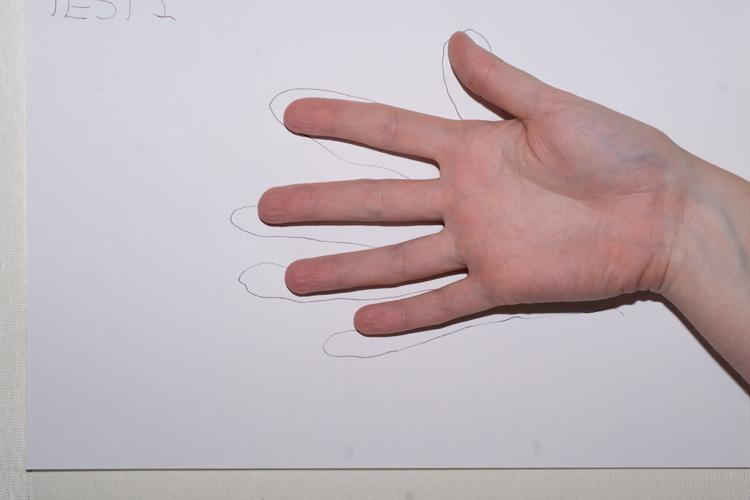
#> input picture data/dataset_hands/test001.jpg, 750 x 500 px
$ jupyter execute --allow-errors segmentation_exercise_3.ipynb   (shell and % lines are left out)
#> lines starting #> are read from the running program, lines starting #| are printed output that depends on the picture; after the words box and inside, x2 and y2 are one past the last pixel; in counts of white or black regions, pixels touching at a corner belong together
# 3. Atlases and active shapes

## 3.1. Atlas-based segmentation

For this question we will use the ground-truth segmentations of different subjects as different atlases to do brain/not brain segmentation. Load the labels for subjects 1 to 5 as `labels1` to `labels5` with `create_labels`, which is almost the same as `create_dataset` but here we do not need the features. Subjects 1 to 4 will be training data and subject 5 will be test data. For the exercise we will assume the images are registered to each other, but in practice, you would have to perform registration first. Let's combine the labels and view how the true mask compares to the predicted mask:

```python
# Combine labels of training images:
predicted_labels = stats.mode(all_labels_matrix[:,:4], axis=1)[0]

# Convert combined label into mask image:
predicted_mask = predicted_labels.reshape(240,240)

# Convert true label into mask image:
true_mask = all_labels_matrix[:,4].reshape(240,240)

# View both masks on the same axis using imshow()
```

This functionality has also been implemented for you in the function `segmentation_combined_atlas()` in `# SECTION 3` of the `segmentation.py` module, look at the documentation to familiarize yourself with the syntax (i.e. what inputs and outputs are there).

### EXERCISE:

Complete the function `segmentation_combined_atlas_test()` using the code above, and test the functionality of atlas-based segmentation. Calculate the error and the Dice overlap of your predicted mask and add them to the plot. Your result might look like this:

[cell 1]
import sys
sys.path.append("../code")
#> (the rest of this cell did not finish here and is left out)

### (A)
### QUESTION:
Use `segmentation_combined_atlas()` to segment other subjects. Are the results similar for all subjects, or are some subjects better than others? Why?

### ANSWER:
Different, every brain is different

### (B)
### EXERCISE:
Inspect the documentation of `min` and `max`. Add two `elseif` statements in the code (between `if` and `else`, for combining the labels with these functions. Test your additions with the function `segmentation_combined_atlas_minmax_test()` in `# SECTION 3` of the `segmentation_tests.py` module.

[cell 2]
import sys
sys.path.append("../code")
#> (the rest of this cell did not finish here and is left out)

### QUESTION:
How can you describe what these options are doing in terms of how many atlases predict each class? What can you say about the size of the predicted segmentation, relative to the size of the true segmentation for each of these options?

### ANSWER:
No Idea

### (C)
### EXERCISE:
Note that the code for options you described above will only work for binary labels. As an example to demonstrate this, try combining the labels `[0, 1, 2, 3]`, `[0, 1, 3, 1]` and `[3, 3, 1, 0]` by hand. (Here the numbers 0, 1, 2, 3 correspond to four different classes, for example tissue types).

### ANSWER:
combining labels `[0, 1, 2, 3]`, `[0, 1, 3, 1]` and `[3, 3, 1, 0]` will result in:

combining method = min:

found labels = `[0, 0, 0]`

combining method = max:

found labels = `[3, 3, 3]`

## 3.2. Combining $k$-NN classifiers

In this question we combine $k$-NN classifiers trained on different subjects. This functionality is also already implemented for you in the function `segmentation_combined_knn()` in `# SECTION 3` of the `segmentation.py` module,

### (A)
### QUESTION:
What would you expect from the results of this combined method, compared to training $k$-NN on only one subject? Test your hypothesis on one of the subjects. (You can use `segmentation_knn()` to do this, note that this function has an extra input, since you need to specify which training subject you want to use)

### ANSWER:
The kNN will have a better grasp on the actual answer in comparison to NN, because the answers of multiple labels will be combined.

### (B)
### QUESTION:
What could you do if you wanted to combine more than four classifiers (giving different decisions) here, but you could only use a 5-NN classifier?

### ANSWER:
First make an kNN classifier to partly answer the question, and input the answers in the 5-NN classifier

## 3.3. Active shape models

### (A)
### EXERCISE:
Load `coordinates.txt` which contains coordinates of 40 hand shapes, each represented by 56 points. Dimensions 1 to 56 store the $x$-coordinate and dimensions 57 to 112 store the $y$-coordinate. Plot a few shapes to examine the variation. What do you think the mean shape will look like? Compute it to verify your guess.

[cell 3]
import sys
sys.path.append("../code")
import matplotlib.pyplot as plt
import numpy as np
#> (the rest of this cell did not finish here and is left out)

### (B)
### EXERCISE:
Apply `mypca` on the coordinates data. How many dimensions are needed to describe 98% of the variance? Store only the vectors corresponding to these dimensions in `U`.

[cell 4]
import sys
sys.path.append("../code")
#> (the rest of this cell did not finish here and is left out)

### (C)
### EXERCISE (DO IN BZ):
Create a loop to go through the dimensions left in `U` and compute a variation that this dimension produces. For the weight, you might want to use the corresponding eigenvalue multiplied by a small scaling factor, like 5. What are the main variations that you notice?

### (D)
### EXERCISE:
Load the image `test001.jpg` and view it in grayscale. If you were to plot the hand template on top of this image, what do you expect to happen? Verify your hypothesis.

### ANSWER:
You would get an outline of the hand

[cell 5]
import sys
sys.path.append("../code")
import matplotlib.pyplot as plt
import numpy as np
from PIL import Image

fn1 = '../data/dataset_hands/test001.jpg'
img_hand =  plt.imread(fn1)
#> img_hand is the input picture: shape (500, 750, 3); mean R, G, B 191.3, 178.9, 184.3
image = Image.open(fn1).convert("L")
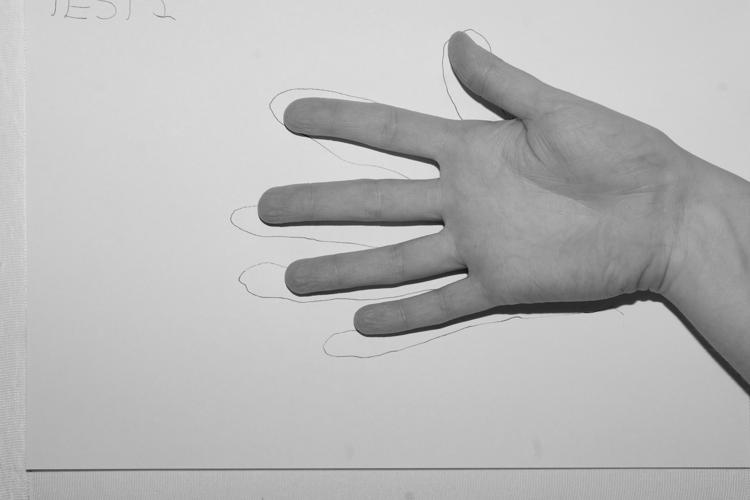
#> image: PIL image 750x500 L; min 13, max 237, mean 183.3
arr = np.asarray(image)
plt.imshow(arr, cmap='gray', vmin=0, vmax=255)
plt.show()


fn = '../data/dataset_hands/coordinates.txt'
#> (the rest of this cell did not finish here and is left out)

### (E)
### EXERCISE:
Transform your mean hand shape into a 2x56 dataset with `initialpos = [[meanhand[0,0:56]], [meanhand[0,57:112]]]`. Think about the registration exercises you did before. Define a transformation matrix (you can try out yourself what numbers are needed) and use it to plot the hand template close to the hand in the image.

[cell 6]
import sys
sys.path.append("../code")
import matplotlib.pyplot as plt
import numpy as np
from PIL import Image
import registration_util as util
import registration as reg

fn1 = '../data/dataset_hands/test001.jpg'
img_hand =  plt.imread(fn1)
image = Image.open(fn1).convert("L")
arr = np.asarray(image)

fn = '../data/dataset_hands/coordinates.txt'
#> (the rest of this cell did not finish here and is left out)

## 3.4. Active shape models

### (A)
### QUESTION:
Consider the active shape model for segmentation of the ventricles in the sample brain images. Describe what steps you would need to do for the data that is available to us, to train a shape model of the ventricles.

### (B)
### EXERCISE:
You can inspect the mask of the ventricles in the sample brain images using the code below.

[cell 7]
GT = plt.imread('../data/dataset_brains/1_1_gt.tif')
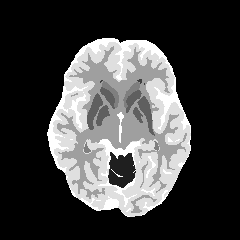
#> input picture data/dataset_brains/1_1_gt.tif, 240 x 240 px
#> GT is the input picture: shape (240, 240); min 0, max 8, mean 2.04
gtMask = GT == 4
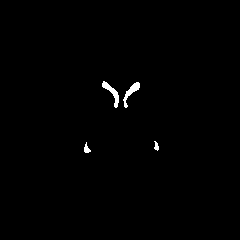
#> gtMask: shape (240, 240) bool; 0.63% white; 4 white regions, box (x1, y1, x2, y2) and area: (102, 81, 119, 108) 148, (123, 82, 140, 108) 141, (84, 142, 91, 153) 42, (154, 141, 159, 151) 32
fig = plt.figure(figsize=(10,10))
ax1  = fig.add_subplot(121)
ax1.imshow(GT)
ax2  = fig.add_subplot(122)
ax2.imshow(gtMask)
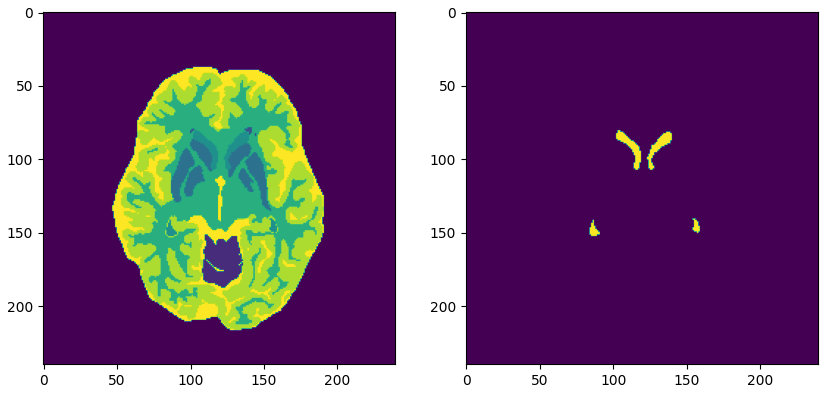
#> figure drawn by matplotlib, 2 panels
